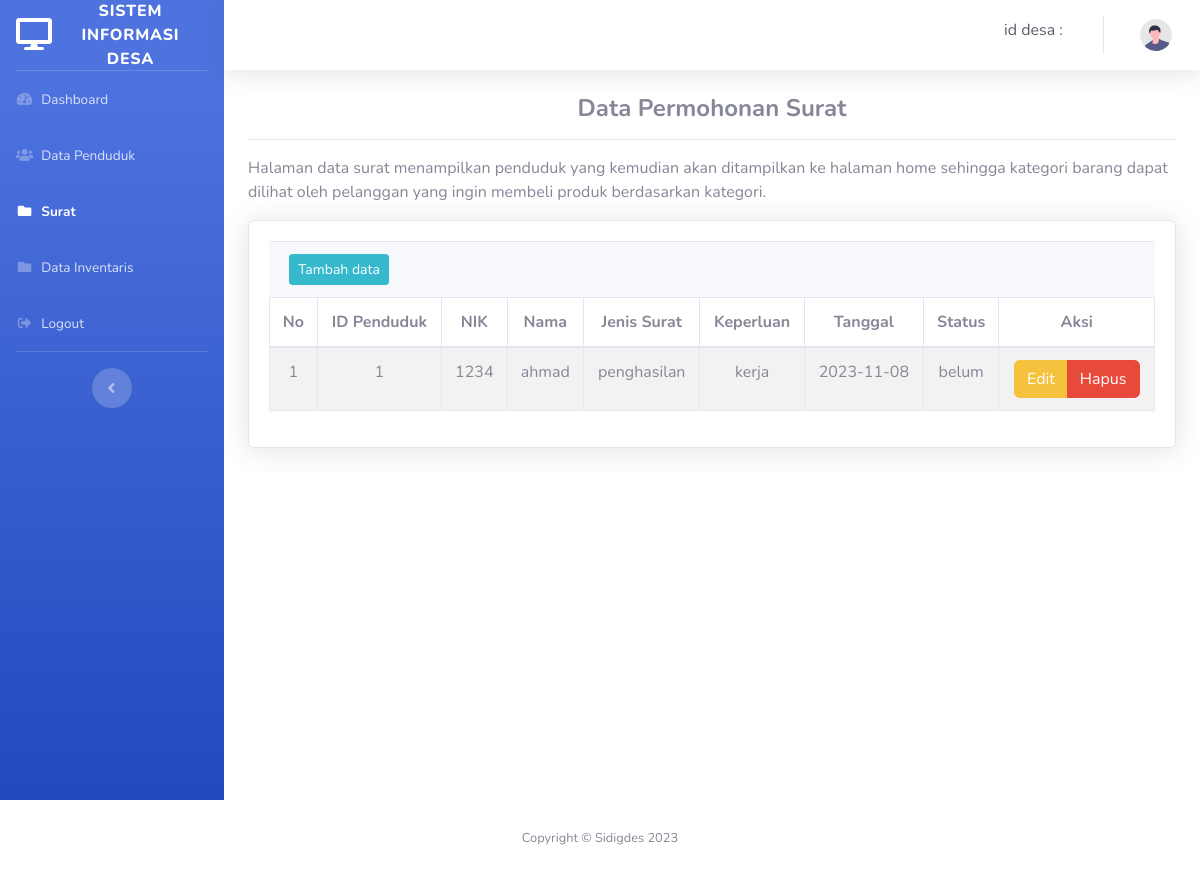
The page /index.php/surat on the database as committed earlier.
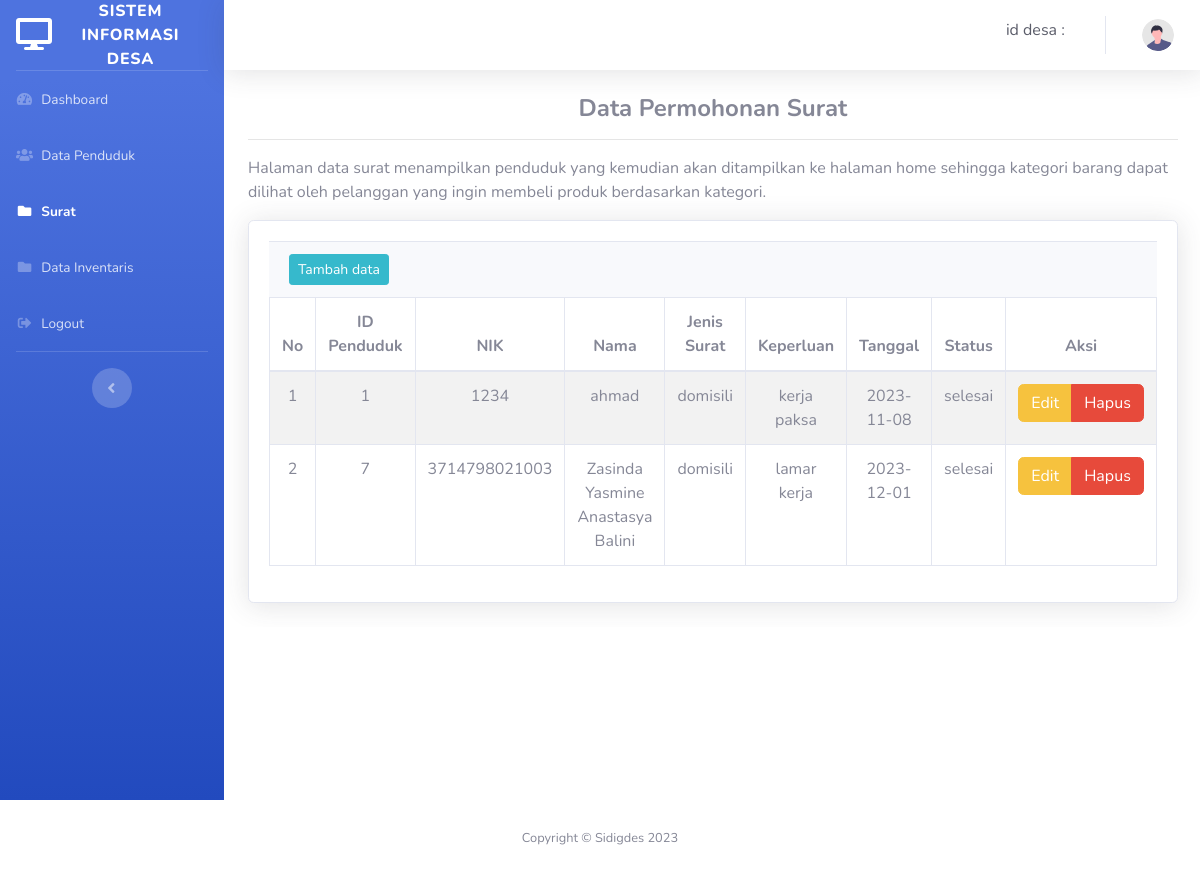
The same page on the database as committed later.
### tables this page shows
CREATE TABLE `tbl_surat` (
  `id_surat` int(10) NOT NULL,
  `id_user` int(10) NOT NULL,
  `id_penduduk` int(10) NOT NULL,
  `jenis_surat` varchar(20) NOT NULL,
  `keperluan` varchar(50) NOT NULL,
  `tanggal` date NOT NULL,
  `status` varchar(10) NOT NULL
);

CREATE TABLE `tbl_penduduk` (
  `id_penduduk` int(10) NOT NULL,
  `id_user` int(10) NOT NULL,
  `nik` varchar(50) NOT NULL,
  `nama` varchar(50) NOT NULL,
  `jenis_kelamin` varchar(20) NOT NULL,
  `tempat_lahir` varchar(30) NOT NULL,
  `tanggal_lahir` date NOT NULL,
  `agama` varchar(10) NOT NULL,
  `alamat` varchar(100) NOT NULL
);

### application/controllers/Surat.php (called while the page is built, shortened)
<?php
class Surat extends CI_Controller
{
	function __construct(){
		$this->load->model('model_auth');
	}
	public function index()
    {
    $data['surat'] = $this->model_auth->get_all_data('tbl_surat')->result();
    $data['penduduk'] = $this->model_auth->get_all_data('tbl_penduduk')->result();
    $data['tampil_surat'] = $this->model_auth->join('tbl_surat', 'tbl_penduduk', 'tbl_surat.id_penduduk=tbl_penduduk.id_penduduk')->result();
    $this->load->view('adminDesa/layout/header');
    $this->load->view('adminDesa/surat/tampil', $data);
    $this->load->view('adminDesa/layout/footer');
}
}

### index.php (called while the page is built, shortened)
<?php
require_once BASEPATH.'core/CodeIgniter.php';

### application/models/model_auth.php (called while the page is built, shortened)
<?php
class Model_auth extends CI_Model{
	public function join($table, $tbljoin, $join){
        $this->db->join($tbljoin, $join);
        return $this->db->get($table);
    }
}

### application/views/adminDesa/surat/tampil.php (the view, shortened to what this page needs)
<div id="content">
    <nav class="navbar navbar-expand navbar-light bg-white topbar mb-4 static-top shadow">
        <ul class="navbar-nav ml-auto">
        <li class="nav-item dropdown no-arrow mx-1">
        <a class="nav-link dropdown-toggle" href="#" id="alertsDropdown" role="button"
                data-toggle="dropdown" aria-haspopup="true" aria-expanded="false">
                <h6 class="text-dark">id desa : <?php echo $this->session->userdata('id_user') ?> </h6>
            </a>
        </li>
        <li class="nav-item dropdown no-arrow">
            <a class="nav-link dropdown-toggle" href="#" id="userDropdown" role="button"
                data-toggle="dropdown" aria-haspopup="true" aria-expanded="false">
                <img class="img-profile rounded-circle"
                    src="<?php echo base_url('assets/admin/img/undraw_profile.svg');?>">
            </a>
        </li>
    </ul>
</nav>
    <div class="container-fluid table-responsive">
        <div class="box-header">
            <h4 style="text-align:center"><b>Data Permohonan Surat</b></h4>
            <hr>
        </div>
        <p>Halaman data surat menampilkan penduduk yang kemudian akan ditampilkan ke halaman home sehingga kategori barang dapat dilihat oleh pelanggan yang ingin membeli produk berdasarkan kategori.</p>
        <div class="card shadow mb-4">
            <div class="card-body">
            <div class="card-footer clearfix">
                    <a href="<?php echo site_url('surat/add'); ?>" class="btn btn-sm btn-info float-left">Tambah data</a>
                </div>
                <div class="table-responsive">
                    <table class="table table-striped table-bordered" id="dataTable" width="100%" cellspacing="0">
                        <thead>
                            <tr class="active">
                                <th style="text-align:center">No</th>
                                <th style="text-align:center">ID Penduduk</th>
                                <th style="text-align:center">NIK</th>
                                <th style="text-align:center">Nama</th>
                                <th style="text-align:center">Jenis Surat</th>
                                <th style="text-align:center">Keperluan</th>
                                <th style="text-align:center">Tanggal</th>
                                <th style="text-align:center">Status</th>
                                <th style="text-align:center">Aksi</th>
                            </tr>
                        </thead>
                        <tbody>
                            <?php $no = 1;
                            foreach ($tampil_surat as $val) { ?>
                                <tr style="text-align:center">
                                    <td><?php echo $no; ?></td>
                                    <td><?php echo $val->id_penduduk; ?></td>
                                    <td><?php echo $val->nik; ?></td>
                                    <td><?php echo $val->nama; ?></td>
                                    <td><?php echo $val->jenis_surat; ?></td>
                                    <td><?php echo $val->keperluan; ?></td>
                                    <td><?php echo $val->tanggal; ?></td>
                                    <td><?php echo $val->status; ?></td>
                                    <td style="text-align:center">
                                        <div class="btn-group">
                                            <a href="<?php echo site_url('surat/get_by_id/'.$val->id_penduduk);?>" class="btn btn-warning">Edit</a>
                                            <a href="<?php echo site_url('surat/delete/'.$val->id_surat);?>" onclick="return confirm('Yakin Akan Menghapus Data ini? - Admin')" class="btn btn-danger">Hapus</a>
                                        </div>
                                    </td>
                                </tr>
                            <?php $no++;
                            } ?>
                        </tbody>
                    </table>
                </div>
            </div>
        </div>
    </div>
</div>
</div>

Rows that differ between the two databases and show on the page:
changed tbl_surat "ahmad": jenis_surat "penghasilan" → "domisili"; keperluan "kerja" → "kerja paksa"; status "belum" → "selesai"
added tbl_surat: id_penduduk.id_penduduk "7", id_penduduk.nik "3714798021003", id_penduduk.nama "Zasinda Yasmine Anastasya Balini", jenis_surat "domisili", keperluan "lamar kerja", tanggal "2023-12-01", status "selesai"
